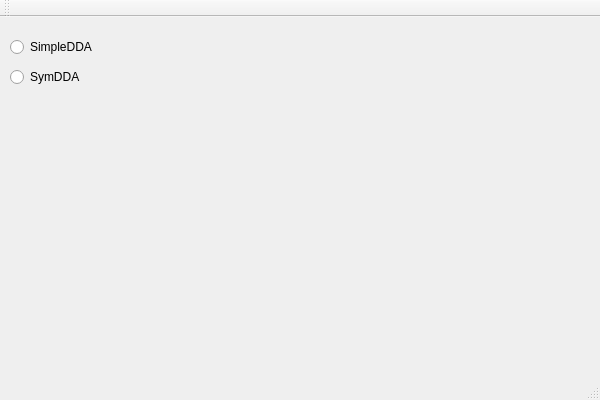
<?xml version="1.0" encoding="UTF-8"?>
<ui version="4.0">
 <class>visualizerClass</class>
 <widget class="QMainWindow" name="visualizerClass">
  <property name="geometry">
   <rect>
    <x>0</x>
    <y>0</y>
    <width>600</width>
    <height>400</height>
   </rect>
  </property>
  <property name="windowTitle">
   <string>visualizer</string>
  </property>
  <widget class="QWidget" name="centralWidget">
   <widget class="QRadioButton" name="radioButton">
    <property name="geometry">
     <rect>
      <x>10</x>
      <y>20</y>
      <width>89</width>
      <height>20</height>
     </rect>
    </property>
    <property name="text">
     <string>SimpleDDA</string>
    </property>
   </widget>
   <widget class="QRadioButton" name="radioButton_2">
    <property name="geometry">
     <rect>
      <x>10</x>
      <y>50</y>
      <width>89</width>
      <height>20</height>
     </rect>
    </property>
    <property name="text">
     <string>SymDDA</string>
    </property>
   </widget>
  </widget>
  <widget class="QMenuBar" name="menuBar">
   <property name="geometry">
    <rect>
     <x>0</x>
     <y>0</y>
     <width>600</width>
     <height>22</height>
    </rect>
   </property>
  </widget>
  <widget class="QToolBar" name="mainToolBar">
   <attribute name="toolBarArea">
    <enum>TopToolBarArea</enum>
   </attribute>
   <attribute name="toolBarBreak">
    <bool>false</bool>
   </attribute>
  </widget>
  <widget class="QStatusBar" name="statusBar"/>
 </widget>
 <layoutdefault spacing="6" margin="11"/>
 <resources>
  <include location="visualizer.qrc"/>
 </resources>
 <connections/>
</ui>
